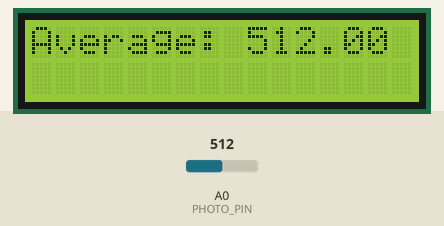
This sketch was run on a simulated Arduino Uno, built with avr-gcc and run on an emulated ATmega328P. On the bench: 16×2 character LCD. The test bench sets the inputs (shaded band); at power-on: A0 (PHOTO_PIN) = 512.

Above: at 5.1 s.

The sketch:

sketch_oct3b.ino
```cpp
/*
* Goals:
*   - Get lumonisty sample every 50ms, for 5 seconds
*   - Compute the average
*
* Self Added Goals:
*   - Display result onto LCD
*/

//LIBS
#include <LiquidCrystal_I2C.h>

//PHOTO RESISTOR PIN
#define PHOTO_PIN A0

//LCD PARAMETERS
#define ADDR 0x27
#define ROW 16
#define COL 2

//TIMINGS
#define PHOTO_READ_DELAY 50
unsigned long startTime = millis();

#define FIVE_SECONDS 5000
unsigned long fiveSecondCheck = millis();

//OBJ CREATION(S)
LiquidCrystal_I2C lcd(ADDR, ROW, COL);

//SAMPLE PARAMETERS
#define SAMPLE_SIZE 100

//SAMPLE ARRAY
int lumonistySamples[SAMPLE_SIZE];

//LCD SETUP
void setupLCD(){
  lcd.init();
  lcd.backlight();
  lcd.setCursor(0, 0);
}

//MAIN SETUP
void setup() {
  Serial.begin(115200);
  setupLCD();
  delay(1500);
}

//==============SETUP DONE==============\\

//Checks to see if 5 seconds has passed
bool hasFiveSecondsPassed(){
  unsigned long timeNow = millis();
  if((timeNow - fiveSecondCheck) > FIVE_SECONDS){
    fiveSecondCheck += FIVE_SECONDS;
    return true;
  } else {
    return false;
  }
}

//Checks to see if 50ms has passed
bool validTimeToReadPhoto(){
  unsigned long timeNow = millis();
  if((timeNow - startTime) > PHOTO_READ_DELAY){
    startTime += PHOTO_READ_DELAY;
    return true;
  } else {
    return false;
  }
}

//Captures the current photoresistor value and assigned it to a location in the given array
void captureSample(int *arr, int sample){
  static int currentLoc = 0;

  arr[currentLoc] = sample;

  currentLoc += 1;

  if(currentLoc == 101){
    currentLoc = 0;
  }

}

//Calculates the sum of a given array
unsigned long calculateSum(int *arr){
  unsigned long sum = 0;
  for(int i = 0; i < SAMPLE_SIZE; i++){
    sum += arr[i];
  }
  return sum;
}

//Calculates the average of the given sum
double calculateAvgOfSample(const unsigned long &sum){
  return (sum / SAMPLE_SIZE);
}

//Prints the given avg to an LCD
void printToLCD(const double &avg){
  lcd.clear();
  lcd.print("Average: ");
  lcd.print(avg);

}

//=======DEBUG SECTION=======\\
//Prints all the samples it gathered - for debug
// void printSample(){
//   for(int i = 0; i < SAMPLE_SIZE; i++){
//     Serial.print(i);
//     Serial.print(". ");
//     Serial.println(lumonistySamples[i]);
//   }
// }

// void debug(){
//   Serial.print("Sum: ");
//   Serial.println(sum);
//   printToLCD(avg);
//   Serial.print("Average: ");
//   Serial.println(avg);
//   printSample();
//   Serial.println("________________________________________________");
// }

//=======END OF DEBUG SECTION=======\\

void loop() {

  if(validTimeToReadPhoto()){
    int currentSample = analogRead(PHOTO_PIN);
    captureSample(lumonistySamples, currentSample);
  }

  if(hasFiveSecondsPassed()){
    unsigned long sum = calculateSum(lumonistySamples);
    double avg = calculateAvgOfSample(sum);
    printToLCD(avg);
    //debug(); //DEBUG
  }
}
```

Measured:
- what the display in image 0 shows lasts 5.0 s, from 5.0 s to 10.0 s
